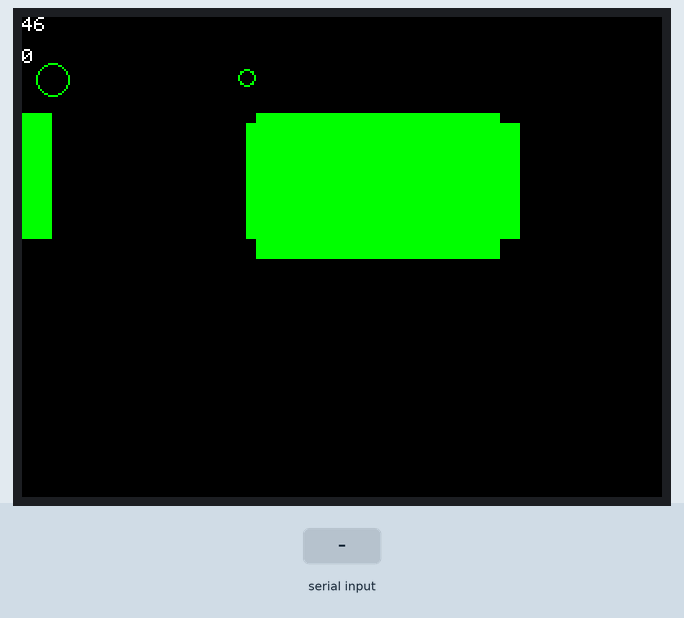
Recording of a sketch running on a simulated Arduino Uno, built with avr-gcc and run on an emulated ATmega328P. Parts: 320×240 colour display. Inputs (shaded band) come from the test bench. Random numbers use the default seed unless the sketch sets one; what the sketch prints to the serial monitor is not drawn.

Above: at 3.4 s.
3.5 s: "f\n" received over Serial
At 4.0 s:
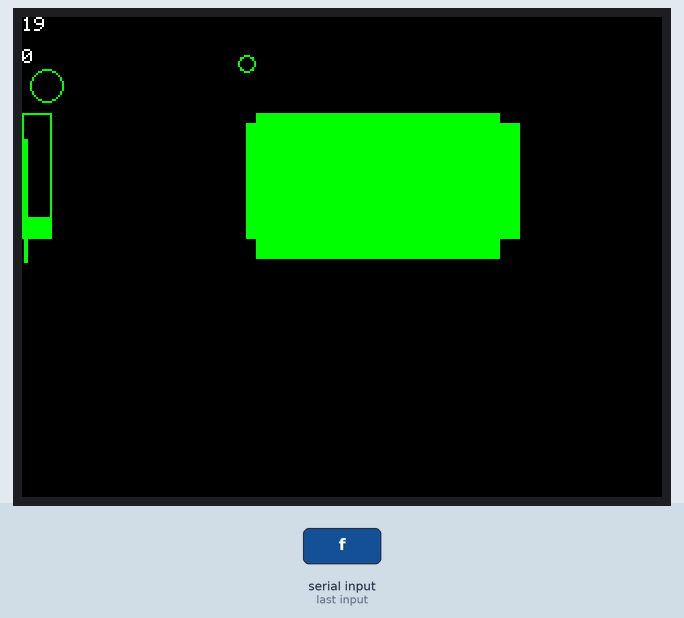
6.2 s: "g\n" received over Serial
At 6.44 s:
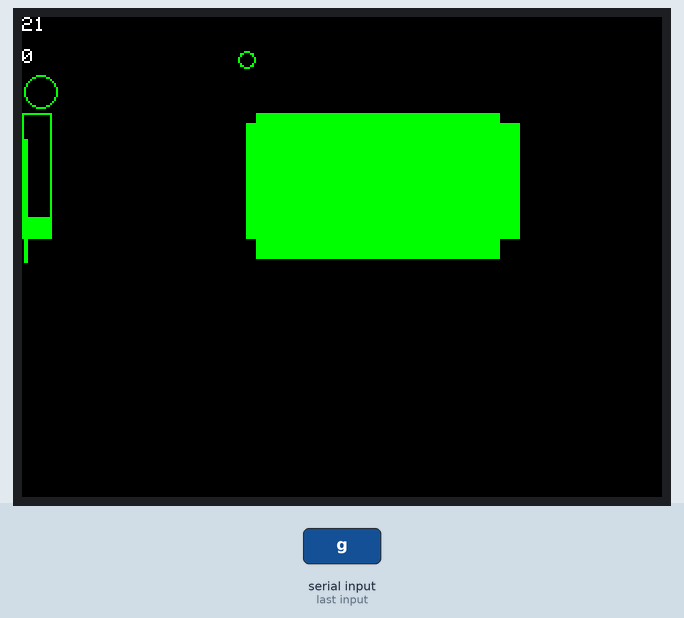
8.7 s: "90,45,200\n" received over Serial
At 9.18 s:
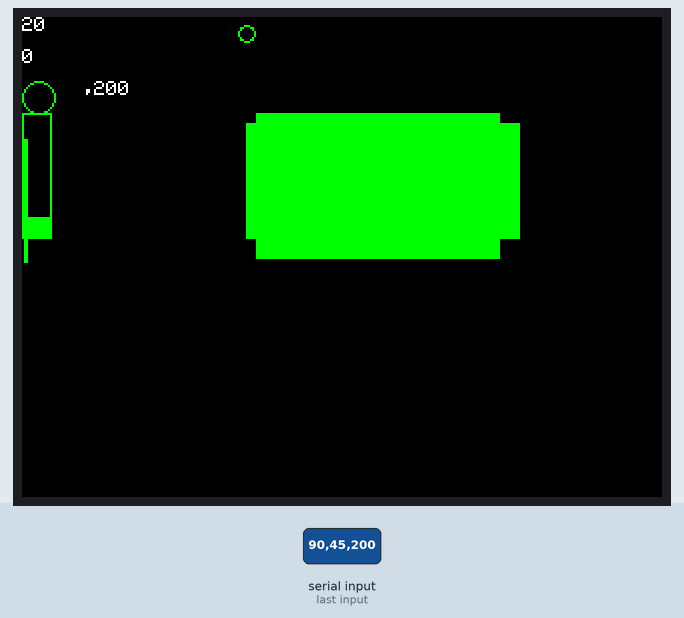
11.4 s: "a90\n" received over Serial
At 11.92 s:
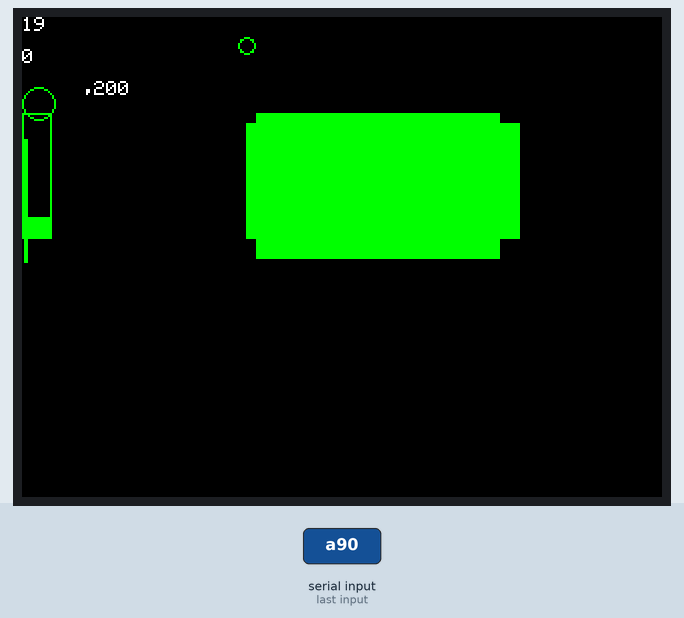
14.1 s: "a,45\n" received over Serial
At 14.38 s:
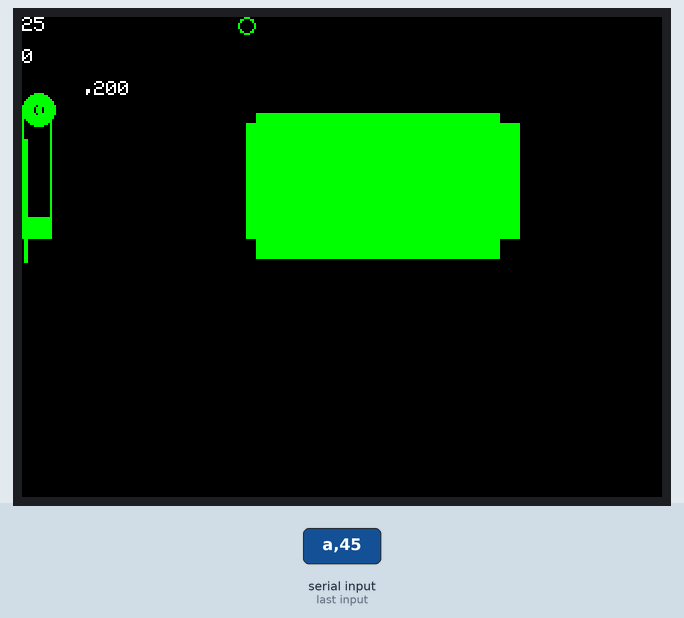
16.6 s: "b90\n" received over Serial
At 22.1 s:
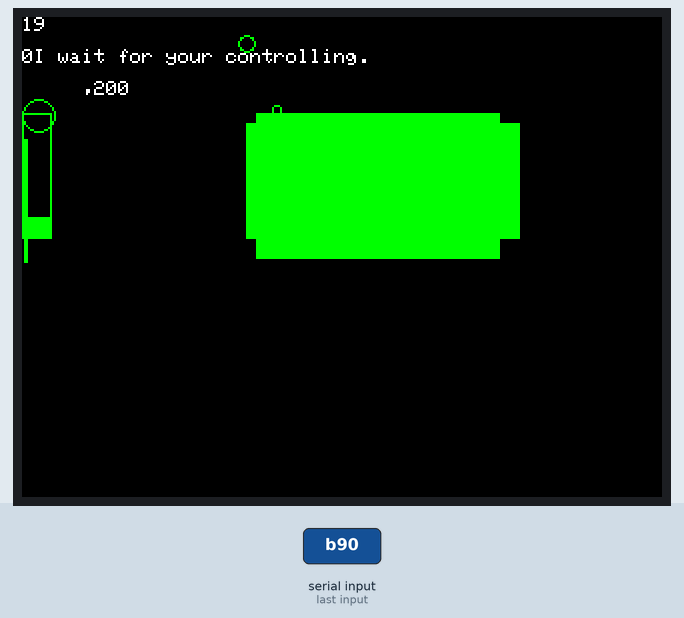
Timing chart, 0 to 23.6 s (numbered marks = the images above; inputs shaded):
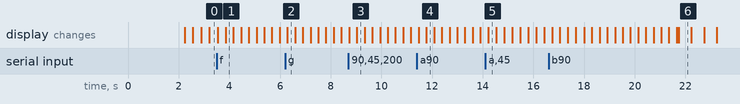

The sketch:

sketch_160121GameDisplayFCTFTTouchShield.ino
```cpp
#include "SPI.h"
#include "Adafruit_GFX.h"
#include "Adafruit_ILI9341.h"

// For the Adafruit shield, these are the default.
#define TFT_DC 9
#define TFT_CS 10

// Use hardware SPI (on Uno, #13, #12, #11) and the above for CS/DC
Adafruit_ILI9341 tft = Adafruit_ILI9341(TFT_CS, TFT_DC);
// If using the breakout, change pins as desired
//Adafruit_ILI9341 tft = Adafruit_ILI9341(TFT_CS, TFT_DC, TFT_MOSI, TFT_CLK, TFT_RST, TFT_MISO);

String receiveString = "";
long pastMillis = millis();

//button s
int firstAr0deg = 93;
int firstAr1deg = 90;

int s = 0;
int b0 = 0;
int b1 = 0;
int b2 = 0;
int b3 = 0;
int ar0deg = 0;
int ar1deg = 0;

//display
int fillFlag = 0;
int tiltX = 0;
int tiltY = 0;

//drawCircle
int drawCircleX = 15;
int drawCircleY = 31;

//enemy
int enemyX = 127 - 15;
int enemyY = 31;
int hitCounter = 0;

//bullet
int allBulletCounter = 0;
#define NUM_OF_BULLETS 10

class Bullet {
  public:
    int flag;
    int x;
    int y;
    int vx;
    int vy;
    int count;

    void shoot(int _x, int _y, int _vx, int _vy) {
      flag = 1;
      x = _x;
      y = _y;
      vx = _vx;
      vy = _vy;
    }

    void fly() {
      x += vx;
      y += vy;
      if (x < 0 || x > 127 || y < 0 || y > 63) flag = 0;
    }

    void judge(int _targetX, int _targetY) {    //judge hit
      if (x == _targetX) {
        if (abs(_targetY - y) < 4) {
          hitCounter++;
        }
      }
    }

    void show() {
      tft.drawCircle(x - vx, y - vy, 2, ILI9341_BLACK);
      tft.drawCircle(x, y, 2, ILI9341_GREEN);
    }
};

Bullet bullets[NUM_OF_BULLETS];

//waitScreenMillis
long waitScreenMillis = millis();
long waitScreenInterval = 5000;
long waitPastMillis = millis();
long waitPastInterval = 500;

//invert switching
long invertPastMillis = millis();
long invertInterval = 1L * 1000L;
long invertFlag = 0;

void setup() {
  Serial.begin(9600);
  Serial.println("ILI9341 Test!");

  tft.begin();

  while (!Serial);
  delay(2000);
  Serial.println(F("JoyStick Game Started by MatGamez."));
  tft.println(F("JoyStick Game Started by MatGamez"));
  invertFlag = 0;

  tft.setRotation(1);
  tft.fillScreen(ILI9341_BLACK);
} // setup

void loop() {
  //  if (millis() - invertPastMillis > invertInterval) {
  //    invertPastMillis = millis();
  //  tft.fillScreen(ILI9341_BLACK);
  //   invertFlag = 1 - invertFlag;
  //    if (invertFlag) tft.SetInvertMode(tft_INVERT);
  //    else tft.SetInvertMode(tft_NON_INVERT);
  //  }


  if (Serial.available()) {
    int data;

    data = Serial.read();
    waitScreenMillis = millis();

    receiveString += (char)data;
    if (receiveString.length() > 30) {
      receiveString = "";
    }

    if (data == '\n') {
      //clearScreen
      tft.fillRect(0, 0, 0 + 16 * 2, 0 + 100, ILI9341_BLACK);
      tft.setTextColor(ILI9341_WHITE);  tft.setTextSize(1);
      tft.setCursor(0, 16 * 2);
      tft.print(receiveString);
      receiveString.trim();

      int ordinal = 0;
      String temp = "";

      b0 = 1;
      b1 = 1;
      b2 = 1;
      b3 = 1;
      s = 1;

      for (int i = 0; i < receiveString.length(); i++) {
        char c = receiveString.charAt(i);
        switch (c) {
          case 'a':
            b0 = receiveString.substring(i + 1, i + 2).toInt();
            break;
          case 'b':
            b1 = receiveString.substring(i + 1, i + 2).toInt();
            break;
          case 'c':
            b2 = receiveString.substring(i + 1, i + 2).toInt();
            break;
          case 'd':
            b3 = receiveString.substring(i + 1, i + 2).toInt();
            break;
          case 'e':
            s = receiveString.substring(i + 1, i + 2).toInt();
            break;
          case 'f':
            ar0deg = receiveString.substring(i + 1, i + 4).toInt();
            break;
          case 'g':
            ar1deg = receiveString.substring(i + 1, i + 4).toInt();
            break;
        }
      }
      receiveString = "";

      //judge and execute command
      fillFlag = 0;
      if (s == 0 || b0 == 0 || b1 == 0 || b2 == 0 || b3 == 0)  fillFlag = 1;//buttons are active high
      //horizontal tilt
      if (ar0deg - firstAr0deg < -60) tiltX = -3;
      else if (ar0deg - firstAr0deg < -30) tiltX = -2;
      else if (ar0deg - firstAr0deg < -5) tiltX = -1;
      else if (60 < ar0deg - firstAr0deg ) tiltX = 3;
      else if (30 < ar0deg - firstAr0deg ) tiltX = 2;
      else if (5 < ar0deg - firstAr0deg ) tiltX = 1;
      else tiltX = 0;
      //vertical tilt
      if (ar1deg - firstAr1deg < -60) tiltY = 3;
      else if (ar1deg - firstAr1deg < -30) tiltY = 2;
      else if (ar1deg - firstAr1deg < -5) tiltY = 1;
      else if (60 < ar1deg - firstAr1deg) tiltY = -3;
      else if (30 < ar1deg - firstAr1deg) tiltY = -2;
      else if (5 < ar1deg - firstAr1deg) tiltY = -1;
      else tiltY = 0;

      tft.fillCircle(drawCircleX, drawCircleY, 8, ILI9341_BLACK);
      drawCircleX += tiltX;
      drawCircleY += tiltY;
      if (drawCircleX > 127 - 8) drawCircleX = 127 - 8;
      if (drawCircleX < 0 + 8) drawCircleX = 0 + 8;
      if (drawCircleY > 63 - 8) drawCircleY = 63 - 8;
      if (drawCircleY < 0 + 8) drawCircleY = 0 + 8;

      if (b0 == 0 || b1 == 0 || b2 == 0 || b3 == 0) { //shoot bullet!!!
        int tempVX = 0, tempVY = 0;
        if (b0 == 0) tempVX = 1;
        if (b1 == 0) tempVY = -1;
        if (b2 == 0) tempVY = 1;
        if (b3 == 0) tempVX = -1;

        bullets[allBulletCounter].shoot(drawCircleX, drawCircleY, tempVX, tempVY);

        allBulletCounter++;
        if (allBulletCounter >= NUM_OF_BULLETS) allBulletCounter = 0;
      }

      if (s == 0) { //shoot burst bullet!!!!!!
        for (int i = 0; i < 5; i++) {
          allBulletCounter++;
          if (allBulletCounter >= NUM_OF_BULLETS) allBulletCounter = 0;
          bullets[allBulletCounter].shoot(drawCircleX, drawCircleY + (i - 2) * 7, 2, 0);
        }
      }
    }

    //    // Print data on the LCD screen.
    //    if (data >= 0) {
    //      tft.PutChar(data);
    //      // Serial.write(data);  // If you need echo back, enable this line.
    //    } // if

  } // if

  if (millis() - waitScreenMillis > waitScreenInterval) {
    if (millis() - waitPastMillis > waitPastInterval) {
      waitPastMillis = millis();
      tft.print(F("I wait for your controlling."));
    }
  } else {

    //display functions
    tft.fillRect(0, 0, 0 + 16 * 2, 0 + 100, ILI9341_BLACK);
    tft.setTextColor(ILI9341_WHITE);  tft.setTextSize(1);
    tft.setCursor(0, 0);
    tft.print(millis() - pastMillis);
    tft.setCursor(0, 16);
    tft.print(hitCounter);
    pastMillis = millis();
    delay(10);

    //display drawCircle
    if (fillFlag)   tft.fillCircle(drawCircleX, drawCircleY, 8, ILI9341_GREEN);
    else  tft.drawCircle(drawCircleX, drawCircleY, 8, ILI9341_GREEN);

    //display enemy change
    int enemyPositionChange = random(1, 3);
    if (enemyPositionChange >= 2) enemyPositionChange = (enemyPositionChange - 1) * -1;
    tft.drawCircle(enemyX, enemyY, 4, ILI9341_BLACK);
    enemyY += enemyPositionChange;
    if (enemyY > 63 - 4) enemyY = 63 - 4;
    if (enemyY < 0 + 4) enemyY = 0 + 4;
    tft.drawCircle(enemyX, enemyY, 4, ILI9341_GREEN);

    //display button preesed info
    //lower left joy stick
    if (s) {
      tft.drawRect(0, 63 - 15, 15, 63, ILI9341_GREEN); //frame
      tft.fillRect(7 + tiltX * 2 , 63 - 15 + 7 + tiltY * 2, 7 + tiltX * 2 + 1, 63 - 15 + 7 + tiltY * 2 + 1, ILI9341_GREEN);
    } else {
      tft.fillRect(0, 63 - 15, 15, 63, ILI9341_GREEN); //frame
      tft.fillRect(7 + tiltX * 2 , 63 - 15 + 7 + tiltY * 2, 7 + tiltX * 2 + 1, 63 - 15 + 7 + tiltY * 2 + 1, ILI9341_GREEN);
    }
    //lower right buttons
    //right button
    if (b0) tft.drawRect(127 - 5, 63 - 10, 127, 63 - 5, ILI9341_GREEN);
    else tft.fillRect(127 - 5, 63 - 10, 127, 63 - 5, ILI9341_GREEN);
    //top button
    if (b1)  tft.drawRect(127 - 10, 63 - 15, 127 - 5, 63 - 10, ILI9341_GREEN);
    else  tft.fillRect(127 - 10, 63 - 15, 127 - 5, 63 - 10, ILI9341_GREEN);
    //bottom button
    if (b2)  tft.drawRect(127 - 10, 63 - 5, 127 - 5, 63, ILI9341_GREEN);
    else tft.fillRect(127 - 10, 63 - 5, 127 - 5, 63, ILI9341_GREEN);
    //left button
    if (b3)  tft.drawRect(127 - 15, 63 - 10, 127 - 10, 63 - 5, ILI9341_GREEN);
    else tft.fillRect(127 - 15, 63 - 10, 127 - 10, 63 - 5, ILI9341_GREEN);

    //bullet
    for (int i = 0; i < NUM_OF_BULLETS; i++) {
      if (bullets[i].flag) {
        bullets[i].fly();
      }
    }
    for (int i = 0; i < NUM_OF_BULLETS; i++) {
      if (bullets[i].flag) {
        bullets[i].show();
        bullets[i].judge(enemyX, enemyY);
      }
    }
  }
} // loop
```

Measured:
- what the display in image 6 shows lasts 0.5 s, from 21.7 s to 22.2 s
